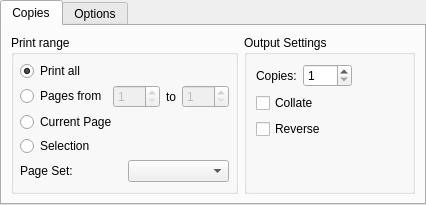
<?xml version="1.0" encoding="UTF-8"?>
<ui version="4.0">
 <class>QPrintSettingsOutput</class>
 <widget class="QWidget" name="QPrintSettingsOutput">
  <property name="windowTitle">
   <string>Form</string>
  </property>
  <property name="geometry">
   <rect>
    <x>0</x>
    <y>0</y>
    <width>426</width>
    <height>187</height>
   </rect>
  </property>
  <layout class="QHBoxLayout" name="horizontalLayout_2">
   <property name="leftMargin">
    <number>0</number>
   </property>
   <property name="topMargin">
    <number>0</number>
   </property>
   <property name="rightMargin">
    <number>0</number>
   </property>
   <property name="bottomMargin">
    <number>0</number>
   </property>
   <item>
    <widget class="QTabWidget" name="tabs">
     <property name="currentIndex">
      <number>0</number>
     </property>
     <widget class="QWidget" name="copiesTab">
      <attribute name="title">
       <string>Copies</string>
      </attribute>
      <layout class="QHBoxLayout" name="horizontalLayout">
       <item>
        <widget class="QGroupBox" name="gbPrintRange">
         <property name="title">
          <string>Print range</string>
         </property>
         <property name="sizePolicy">
          <sizepolicy hsizetype="Preferred" vsizetype="Minimum">
           <horstretch>0</horstretch>
           <verstretch>0</verstretch>
          </sizepolicy>
         </property>
         <layout class="QVBoxLayout" name="_3">
          <property name="spacing">
           <number>4</number>
          </property>
          <property name="leftMargin">
           <number>6</number>
          </property>
          <property name="topMargin">
           <number>6</number>
          </property>
          <property name="rightMargin">
           <number>6</number>
          </property>
          <property name="bottomMargin">
           <number>6</number>
          </property>
          <item>
           <widget class="QRadioButton" name="printAll">
            <property name="text">
             <string>Print all</string>
            </property>
            <property name="checked">
             <bool>true</bool>
            </property>
           </widget>
          </item>
          <item>
           <layout class="QHBoxLayout" name="_4">
            <property name="spacing">
             <number>6</number>
            </property>
            <property name="leftMargin">
             <number>0</number>
            </property>
            <property name="topMargin">
             <number>0</number>
            </property>
            <property name="rightMargin">
             <number>0</number>
            </property>
            <property name="bottomMargin">
             <number>0</number>
            </property>
            <item>
             <widget class="QRadioButton" name="printRange">
              <property name="text">
               <string>Pages from</string>
              </property>
             </widget>
            </item>
            <item>
             <widget class="QSpinBox" name="from">
              <property name="minimum">
               <number>1</number>
              </property>
              <property name="maximum">
               <number>999</number>
              </property>
              <property name="enabled">
               <bool>false</bool>
              </property>
             </widget>
            </item>
            <item>
             <widget class="QLabel" name="label_3">
              <property name="text">
               <string>to</string>
              </property>
             </widget>
            </item>
            <item>
             <widget class="QSpinBox" name="to">
              <property name="minimum">
               <number>1</number>
              </property>
              <property name="maximum">
               <number>999</number>
              </property>
              <property name="enabled">
               <bool>false</bool>
              </property>
             </widget>
            </item>
            <item>
             <spacer>
              <property name="sizeHint" stdset="0">
               <size>
                <width>0</width>
                <height>20</height>
               </size>
              </property>
              <property name="orientation">
               <enum>Qt::Horizontal</enum>
              </property>
             </spacer>
            </item>
           </layout>
          </item>
          <item>
           <widget class="QRadioButton" name="printCurrentPage">
            <property name="text">
             <string>Current Page</string>
            </property>
           </widget>
          </item>
          <item>
           <widget class="QRadioButton" name="printSelection">
            <property name="text">
             <string>Selection</string>
            </property>
           </widget>
          </item>
          <item>
           <layout class="QHBoxLayout" name="_5">
            <property name="spacing">
             <number>6</number>
            </property>
            <property name="bottomMargin">
             <number>0</number>
            </property>
            <item>
             <widget class="QLabel" name="pageSetLabel">
              <property name="text">
               <string>Page Set:</string>
              </property>
              <property name="visible">
               <bool>false</bool>
              </property>
             </widget>
            </item>
            <item>
             <widget class="QComboBox" name="pageSetCombo">
              <property name="visible">
               <bool>false</bool>
              </property>
             </widget>
            </item>
           </layout>
          </item>
          <item>
           <spacer name="verticalSpacer">
            <property name="sizeHint" stdset="0">
             <size>
              <width>1</width>
              <height>1</height>
             </size>
            </property>
            <property name="orientation">
             <enum>Qt::Vertical</enum>
            </property>
           </spacer>
          </item>
         </layout>
        </widget>
       </item>
       <item>
        <widget class="QGroupBox" name="groupBox">
         <property name="title">
          <string>Output Settings</string>
         </property>
         <layout class="QGridLayout" name="gridLayout">
          <item row="0" column="0">
           <widget class="QLabel" name="label">
            <property name="text">
             <string>Copies:</string>
            </property>
            <property name="buddy">
             <cstring>copies</cstring>
            </property>
           </widget>
          </item>
          <item row="0" column="1" colspan="2">
           <widget class="QSpinBox" name="copies">
            <property name="minimum">
             <number>1</number>
            </property>
            <property name="maximum">
             <number>999</number>
            </property>
           </widget>
          </item>
          <item row="0" column="3">
           <spacer name="horizontalSpacer">
            <property name="sizeHint" stdset="0">
             <size>
              <width>91</width>
              <height>20</height>
             </size>
            </property>
            <property name="orientation">
             <enum>Qt::Horizontal</enum>
            </property>
           </spacer>
          </item>
          <item row="1" column="0" colspan="2">
           <widget class="QCheckBox" name="collate">
            <property name="text">
             <string>Collate</string>
            </property>
           </widget>
          </item>
          <item row="1" column="2" rowspan="2" colspan="2">
           <widget class="QLabel" name="outputIcon">
            <property name="sizePolicy">
             <sizepolicy hsizetype="Ignored" vsizetype="Ignored">
              <horstretch>0</horstretch>
              <verstretch>0</verstretch>
             </sizepolicy>
            </property>
           </widget>
          </item>
          <item row="2" column="0" colspan="2">
           <widget class="QCheckBox" name="reverse">
            <property name="text">
             <string>Reverse</string>
            </property>
           </widget>
          </item>
          <item row="3" column="0" colspan="4">
           <spacer name="verticalSpacer_2">
            <property name="sizeHint" stdset="0">
             <size>
              <width>0</width>
              <height>1</height>
             </size>
            </property>
            <property name="orientation">
             <enum>Qt::Vertical</enum>
            </property>
           </spacer>
          </item>
         </layout>
        </widget>
       </item>
      </layout>
     </widget>
     <widget class="QWidget" name="optionsTab">
      <attribute name="title">
       <string>Options</string>
      </attribute>
      <layout class="QGridLayout" name="gridLayout_2">
       <item row="0" column="1">
        <widget class="QGroupBox" name="colorMode">
         <property name="title">
          <string>Color Mode</string>
         </property>
         <layout class="QGridLayout" name="gridLayout_4">
          <item row="2" column="0">
           <spacer name="verticalSpacer_6">
            <property name="sizeHint" stdset="0">
             <size>
              <width>1</width>
              <height>0</height>
             </size>
            </property>
            <property name="orientation">
             <enum>Qt::Vertical</enum>
            </property>
           </spacer>
          </item>
          <item row="0" column="0">
           <widget class="QRadioButton" name="color">
            <property name="text">
             <string>Color</string>
            </property>
           </widget>
          </item>
          <item row="0" column="1" rowspan="3">
           <widget class="QLabel" name="colorIcon"/>
          </item>
          <item row="1" column="0">
           <widget class="QRadioButton" name="grayscale">
            <property name="text">
             <string>Grayscale</string>
            </property>
           </widget>
          </item>
         </layout>
        </widget>
       </item>
       <item row="0" column="0">
        <widget class="QGroupBox" name="duplex">
         <property name="title">
          <string>Duplex Printing</string>
         </property>
         <layout class="QVBoxLayout" name="verticalLayout">
          <item>
           <widget class="QRadioButton" name="noDuplex">
            <property name="text">
             <string>None</string>
            </property>
            <property name="checked">
             <bool>true</bool>
            </property>
           </widget>
          </item>
          <item>
           <widget class="QRadioButton" name="duplexLong">
            <property name="text">
             <string>Long side</string>
            </property>
           </widget>
          </item>
          <item>
           <widget class="QRadioButton" name="duplexShort">
            <property name="text">
             <string>Short side</string>
            </property>
           </widget>
          </item>
          <item>
           <spacer name="verticalSpacer_42">
            <property name="sizeHint" stdset="0">
             <size>
              <width>1</width>
              <height>0</height>
             </size>
            </property>
            <property name="orientation">
             <enum>Qt::Vertical</enum>
            </property>
           </spacer>
          </item>
         </layout>
        </widget>
       </item>
      </layout>
     </widget>
    </widget>
   </item>
  </layout>
 </widget>
 <resources/>
 <connections>
  <connection>
   <sender>printRange</sender>
   <signal>toggled(bool)</signal>
   <receiver>from</receiver>
   <slot>setEnabled(bool)</slot>
   <hints>
    <hint type="sourcelabel">
     <x>76</x>
     <y>59</y>
    </hint>
    <hint type="destinationlabel">
     <x>122</x>
     <y>57</y>
    </hint>
   </hints>
  </connection>
  <connection>
   <sender>printRange</sender>
   <signal>toggled(bool)</signal>
   <receiver>to</receiver>
   <slot>setEnabled(bool)</slot>
   <hints>
    <hint type="sourcelabel">
     <x>69</x>
     <y>67</y>
    </hint>
    <hint type="destinationlabel">
     <x>215</x>
     <y>67</y>
    </hint>
   </hints>
  </connection>
 </connections>
</ui>
